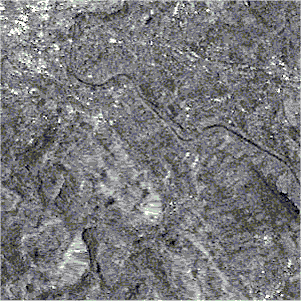
%> input picture FontanaEsame/Progetto1/Bern1.bmp, 301 x 301 px
$ octave progetto.m   (GNU Octave 9; MATLAB toolbox functions it lacks are replaced by stand-ins)
%> lines starting %> are read from the running program, lines starting %| are printed output that depends on the picture; long printed decimals are rounded
%Preparazione di tutti i dati necessari
format long g
im1 = imread('Bern1.bmp');
%> im1 is the input picture: size 301x301x3 uint8; mean R, G, B 120.8, 121, 123.4
im2 = imread('Bern2.bmp');
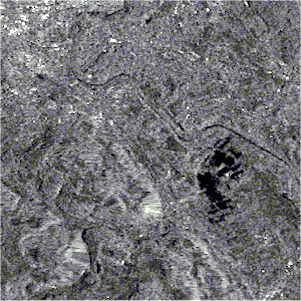
%> input picture FontanaEsame/Progetto1/Bern2.bmp, 301 x 301 px
%> im2 is the input picture: size 301x301x3 uint8; mean R, G, B 113.9, 114, 116.5
if (size(im1,3)>1)
    im1 = rgb2gray(im1);
%> im1: size 301x301 uint8
end
if(size(im2,3)>1)
    im2 = rgb2gray(im2);
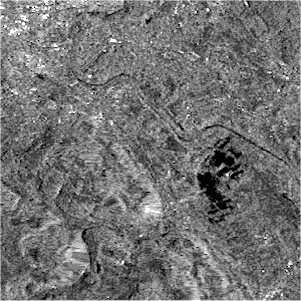
%> im2: size 301x301 uint8; min 0, max 255, mean 114.2
end
im1=double(im1);
%> im1: size 301x301 double
im2=double(im2);
%> im2: size 301x301 double
Diff_Mat=abs(im1-im2);
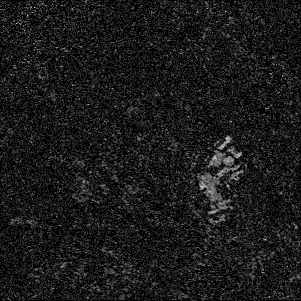
%> Diff_Mat: size 301x301 double; min 0, max 215, mean 26.4
rank_diff=rank(Diff_Mat);
%> rank_diff = 301
fprintf("RANK DELLA MATRICE DIFFERENZA=%d\n\n\n",rank_diff);
%| RANK DELLA MATRICE DIFFERENZA=301
[U,S,V]=svd(Diff_Mat);
valori_singolari=diag(S);
%> valori_singolari = 301 values, max 8142.4 at index 1, min 1.25 at index 301, mean 371
fj = (valori_singolari(1:rank_diff).^2) / sum(valori_singolari(1:rank_diff).^2);
%> fj = 301 values, max 0.544 at index 1, min 1.28e-08 at index 301, mean 0.00332

%PRIMO CRITERIO DI TRONCAMENTO
fprintf("SVD TRONCATA -> CRITERIO GUTTMAN-KEISER\n");
tic;
valori_singolari_troncati=valori_singolari(valori_singolari>1);
%> valori_singolari_troncati has the same summary as valori_singolari
numero_valori_singolari_troncati=length(valori_singolari_troncati);
%> numero_valori_singolari_troncati = 301
fprintf("NUMERO DI VALORI SINGOLARI MAGGIORI DI 1= %d\n",numero_valori_singolari_troncati);
%| NUMERO DI VALORI SINGOLARI MAGGIORI DI 1= 301
U_troncato=U(:,1:numero_valori_singolari_troncati);
V_troncato=V(:,1:numero_valori_singolari_troncati);
S_troncato=S(1:numero_valori_singolari_troncati,1:numero_valori_singolari_troncati);
Diff_Mat_troncata=U_troncato*S_troncato*V_troncato';
tempo=toc;
fprintf("TEMPO IMPIEGATO PER IL TRONCAMENTO=%f\n",tempo);
[righe,colonne]=size(Diff_Mat_troncata);
%> righe = 301; colonne = 301
fprintf("ERRORE DI TRONCAMENTO IN NORMA 2=%f\n",norm(Diff_Mat-Diff_Mat_troncata,2))
%| ERRORE DI TRONCAMENTO IN NORMA 2=0
fprintf("ERRORE DI TRONCAMENTO IN NORMA FROBENIUS=%f\n\n\n",norm(Diff_Mat-Diff_Mat_troncata,'fro'));
%| ERRORE DI TRONCAMENTO IN NORMA FROBENIUS=0
Diff_Mat_Troncata_vettore=Diff_Mat_troncata(:);
X_min = min(Diff_Mat_Troncata_vettore);
%> X_min = -1.66e-12
X_max = max(Diff_Mat_Troncata_vettore);
%> X_max = 215
Diff_Mat_Troncata_vettore = (Diff_Mat_Troncata_vettore - X_min) / (X_max - X_min);
soglie=[0.25,0.5,0.75,graythresh(Diff_Mat_Troncata_vettore)];
%> soglie = [0.25 0.5 0.75 0.208]
num_soglie = length(soglie);
%> num_soglie = 4
figure();
for i = 1:num_soglie
    immagine_binaria = reshape(Diff_Mat_Troncata_vettore > soglie(i),righe,colonne);
    subplot(1, num_soglie+2, i);
    imshow(immagine_binaria);
    title(['Soglia ', num2str(soglie(i))]);
end
%> this loop made 4 passes
%> pass 1, `immagine_binaria = reshape(Diff_Mat_Troncata_vettore > soglie(i),righe..`:
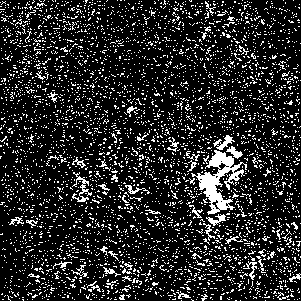
%> immagine_binaria: size 301x301 logical; 15.7% white in thin lines or dots
subplot(1, num_soglie+2, num_soglie+1);
imshow(Diff_Mat);
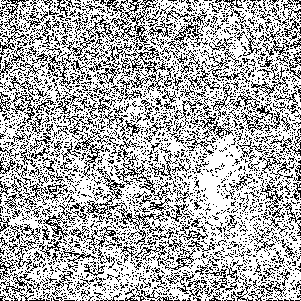
%> displayed picture: size 301x301, on the screen's scale of 0 to 255; 68.6% white; black in thin lines or dots
title('Immagine differenza');
subplot(1, num_soglie+2, num_soglie+2);
imshow(Diff_Mat_troncata);
title('Immagine differenza troncata');
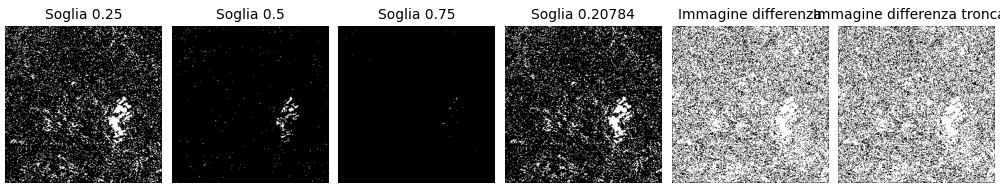
%> figure redrawn from the program's plot data, 6 panels

%SECONDO CRIERIO DI TRONCAMENTO
fprintf("SVD TRONCATA -> CRITERIO DI TRONCAMENTO SCREENPLOT DI COTTEL\n");
tic;
figure();
plot(valori_singolari);
title('Screenplot');
xlabel('Indice');
ylabel('Valore singolare');
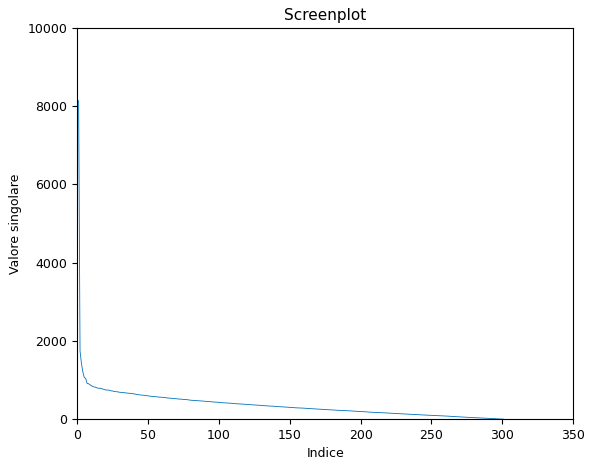
%> figure redrawn from the program's plot data; curve peaks at x = 1, y = 8142.4
%> (the run ends here)
